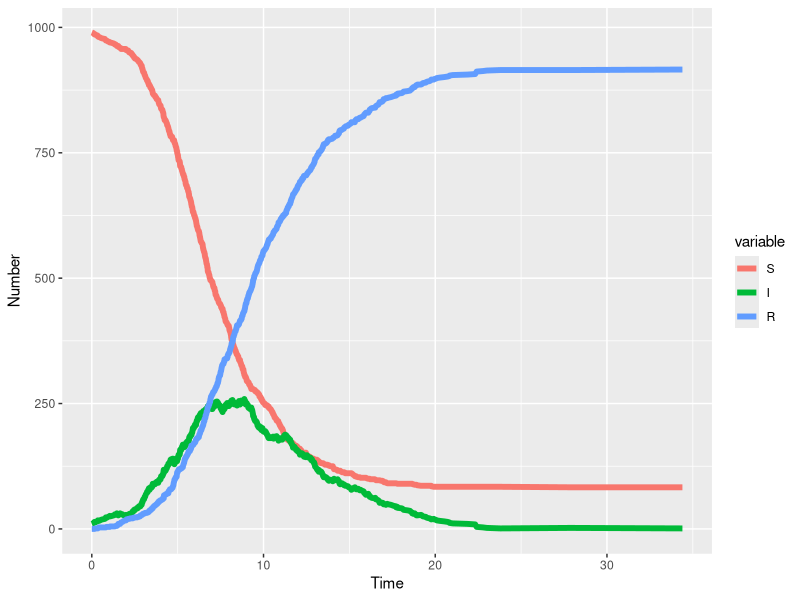
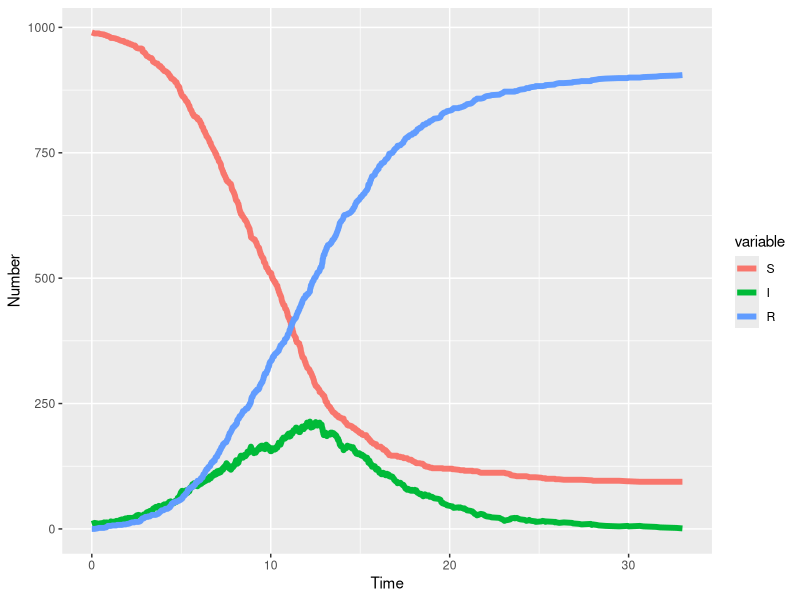

R code for these plots, in order:
## ---- chunk 1
rm(list = ls())
library(knitr)
oldSource <- knit_hooks$get("source")
knit_hooks$set(source = function(x, options) {
  x <- oldSource(x, options)
  x <- ifelse(!is.null(options$ref), paste0("\\label{", options$ref, "}", x), x)
  ifelse(!is.null(options$codecap), paste0("\\captionof{chunk}{", options$codecap,"}", x), x)
})

knitr::opts_chunk$set(cache = FALSE, fig.width = 7, fig.height = 4, 
                      out.extra = '', out.width = "0.6\\textwidth",
                      fig.align='center', fig.pos = "h")

# You might need to install the package rticles for the formatting to work.
# To build run
# rmarkdown::render('unit_testing.Rmd')
## ---- chunk 2
library(ggplot2)
library(testthat)
library(reshape2)
## ---- chunk 3

# set the seed so that our simulations are
#   reproducible.
set.seed(20200908)

# Define parameters
beta <- 0.001 # Tranmsission parameter
gamma <- 0.4 # Recovery parameter
N <- 1000 # Population size
S0 <- 990 # Starting number of susceptibles.
I0 <- 10 # Starting number of infected.
R0 <- N - S0 - I0 # Starting number of Recovered.
tf <- 2000  # Run until time reaches this value.

# Initialise the simulation.
time <- 0
S <- S0
I <- I0
R <- R0
ta <- numeric(0)
Sa <- numeric(0)
Ia <- numeric(0)
Ra <- numeric(0)

# Run the simulation until time reaches
#   tf.
while (time < tf) {
  
    ta <- c(ta, time)
    Sa <- c(Sa, S)
    Ia <- c(Ia, I)
    Ra <- c(Ra, R)
    
    # Infection rate.
    pf1 <- beta * S * I
    # Transmission rate
    pf2 <- gamma * I
    # Total rate of all events
    pf <- pf1 + pf2
    # Draw waiting time for this event.
    dt <- rexp(1, rate = pf)
    # Increment the current time.
    time <- time + dt
    
    # If we have reach time tf, finish the simulation
    if (time > tf) {
        break
    }
    
    # Select whether the event is a transmission
    #   or recovery event.
    if (runif(1) < (pf1 / pf)) {
        # Transmission event.
        S <- S - 1
        I <- I + 1
    } else {
        # Recovery event
        I <- I - 1
        R <- R + 1
    }
    
    # If the epidemic is extinct, end the simulation
    if (I == 0) {
        break
    }
}

results <- data.frame(time = ta, S = Sa, I = Ia, R = Ra)
## ---- chunk 4
sir_out_long <- melt(results, "time")
ggplot(sir_out_long, 
       aes(x = time, y = value, colour = variable, group = variable))+
  geom_line(lwd = 2) +
  xlab("Time") + ylab("Number")

## ---- chunk 5

initialiseSim <- function(S0, I0, R0){
  sim <- list(
    time = 0,
    S = S0,
    I = I0,
    R = R0,
    ta = numeric(0),
    Sa = numeric(0),
    Ia = numeric(0),
    Ra = numeric(0)
  )
  return(sim)
}

addNew <- function(sim){
  sim$ta <- c(sim$ta, sim$time)
  sim$Sa <- c(sim$Sa, sim$S)
  sim$Ia <- c(sim$Ia, sim$I)
  sim$Ra <- c(sim$Ra, sim$R)
  return(sim)
}

infection <- function(sim){
  sim$S <- sim$S - 1
  sim$I <- sim$I + 1
  return(sim)
}

recovery <- function(sim){
  sim$I <- sim$I - 1
  sim$R <- sim$R + 1
  return(sim)
}

nextEvent <- function(sim, pf1, pf){
  # Select whether the event is a transmission
  #   or recovery event.
  if (runif(1) < (pf1 / pf)) {
    # Transmission event.
    sim <- infection(sim)
  } else {
    # Recovery event
    sim <- recovery(sim)
  }
  return(sim)
}

calcRates <- function(sim, beta, gamma){
  rates <- list()
  # Infection rate.
  rates$pf1 <- beta * sim$S * sim$I
  # Transmission rate
  rates$pf2 <- gamma * sim$I
  # Total rate of all events
  rates$pf <- rates$pf1 + rates$pf2
  # Draw waiting time for this event.
  rates$dt <- rexp(1, rate = rates$pf)
  return(rates)
}



runSim <- function(sim, beta, gamma, tf){
  # Run the simulation until time reaches
  #   tf.
  while (sim$time < tf) {
      
      sim <- addNew(sim)
      
      rates <- calcRates(sim, beta, gamma)

      # Increment the current time.
      sim$time <- sim$time + rates$dt
      
      # If we have reached time tf, finish the simulation
      if (sim$time > tf) {
          break
      }
      
      # Do the next event.
      sim <- nextEvent(sim, rates$pf1, rates$pf)   
      
      # If the epidemic is extinct, end the simulation
      if (sim$I == 0) {
          break
      }
  }
  results <- data.frame(time = sim$ta, S = sim$Sa, I = sim$Ia, R = sim$Ra)
  return(results)
}
  
## ---- chunk 6
sim <- initialiseSim(S0, I0, R0)

simulation <- runSim(sim, beta, gamma, tf)

sir_out_long <- melt(simulation, "time")
ggplot(sir_out_long, 
       aes(x = time, y = value, colour = variable, group = variable))+
  geom_line(lwd = 2) +
  xlab("Time") + ylab("Number")

## ---- chunk 7

sim1 <- initialiseSim(1, 0, 0)
sim2 <- infection(sim1)

# Check that the classes are change by the right amount.
expect_equal(sim2$S, 0)
expect_equal(sim2$I, 1)
expect_equal(sim2$R, 0)

# Check that some other elements of the object are unchanged.
expect_equal(sim2$time, sim1$time)

## ---- chunk 8

sim1 <- initialiseSim(S0 = 1, I0 = 1, R0 = 0)
r1 <- calcRates(sim = sim1, beta = 1, gamma = 1)

expect_equal(r1$pf1, 1)
expect_equal(r1$pf2, 1)
## ---- chunk 9

sim1 <- initialiseSim(S0 = 1, I0 = 1, R0 = 0)

# Set beta = 2
r2 <- calcRates(sim = sim1, beta = 2, gamma = 1)

expect_equal(r2$pf1, 2)
expect_equal(r2$pf2, 1)


# Set gamma = 2
r3 <- calcRates(sim = sim1, beta = 1, gamma = 2)

expect_equal(r3$pf1, 1)
expect_equal(r3$pf2, 2)


# Set I0 = 2
sim2 <- initialiseSim(S0 = 1, I0 = 2, R0 = 0)

r4 <- calcRates(sim = sim2, beta = 1, gamma = 1)

expect_equal(r4$pf1, 2)
expect_equal(r4$pf2, 2)
## ---- chunk 10

sim1 <- initialiseSim(10, 5, 0)
sim2 <- addNew(sim1)

# Check that the vectors get 1 longer.
expect_equal(length(sim2$ta), length(sim1$ta) + 1)
expect_equal(length(sim2$Sa), length(sim1$Sa) + 1)

# Check that some other elements of the object are unchanged.
expect_equal(length(sim2$S), length(sim1$S))
expect_equal(length(sim2$time), length(sim1$time))

## ---- chunk 11

set.seed(13131)
sim <- initialiseSim(S0 = 900, I0 = 100, R0 = 0)

tf <- 20
simulation <- runSim(sim = sim, beta = 0.1, gamma = 0.04, tf = tf)

# Check the shape of the output
expect_true(inherits(simulation, 'data.frame'))
expect_equal(ncol(simulation), 4)

# Test for NAs
expect_true(all(!is.na(simulation)))

# Check that all but 1 time point is less than tf.
expect_true(all(simulation$time < tf))

# Check that S, I and R are positive integers.
#   R is not very strict about integers vs doubles.
#   So we instead just check that all the values are
#   very close to whole numbers.
expect_true(all(simulation[, -1] >= 0))
expect_true(all((simulation[, -1] - round(simulation[, -1])) < 1e-10))

## ---- chunk 12
nextEvent <- function(sim, pf1, pf){
  # Select whether the event is a transmission
  #   or recovery event.
  if (runif(1) < (pf1 / pf)) {
    # Transmission event.
    sim <- infection(sim)
  } else {
    # Recovery event
    sim <- recovery(sim)
  }
  return(sim)
}

## ---- chunk 13

chooseEvent <- function(pf1, pf){
  runif(1) < (pf1 / pf)
}

nextEvent <- function(sim, infection){
  # Select whether the event is a transmission
  #   or recovery event.
  if (infection) {
    # Transmission event.
    sim <- infection(sim)
  } else {
    # Recovery event
    sim <- recovery(sim)
  }
  return(sim)
}

# Initialise test sim
sim1 <- initialiseSim(S0 = 1, I0 = 1, R0 = 0)

# Infection event, expect 1 fewer S and 1 more I.
sim2 <- nextEvent(sim1, TRUE)
expect_equal(sim2$S, 0)
expect_equal(sim2$I, 2)

# Recovery event, expect 1 fewer I and 1 more R.
sim3 <- nextEvent(sim1, FALSE)

expect_equal(sim3$I, 0)
expect_equal(sim3$R, 1)
## ---- chunk 14
runSim <- function(sim, beta, gamma, tf){
  # Run the simulation until time reaches
  #   tf.
  while (sim$time < tf) {
      
      sim <- addNew(sim)
      
      rates <- calcRates(sim, beta, gamma)

      # Increment the current time.
      sim$time <- sim$time + rates$dt
      
      # If we have reached time tf, finish the simulation
      if (sim$time > tf) {
          break
      }
      
      # Do the next event.
      event <- chooseEvent(rates$pf1, rates$pf)
      sim <- nextEvent(sim, event)   
      
      # If the epidemic is extinct, end the simulation
      if (sim$I == 0) {
          break
      }
  }
  results <- data.frame(time = sim$ta, S = sim$Sa, I = sim$Ia, R = sim$Ra)
  return(results)
}
## ---- chunk 15
expect_equal(chooseEvent(0, 1), FALSE)
expect_equal(chooseEvent(0, 5), FALSE)
expect_equal(chooseEvent(1, 1), TRUE)
expect_equal(chooseEvent(5, 5), TRUE)
## ---- chunk 16
out1 <- replicate(300, chooseEvent(1, 1))
out2 <- replicate(300, chooseEvent(0, 1))
out3 <- replicate(300, chooseEvent(1, 2))

expect_true(all(out1 %in% c(TRUE, FALSE)))
expect_true(all(out2 %in% c(TRUE, FALSE)))
expect_true(all(out3 %in% c(TRUE, FALSE)))

## ---- chunk 17
set.seed(10261985)
out3 <- replicate(5000, chooseEvent(1, 2))

# Check that both TRUE and FALSE are returned
#   and simultaneously check that ONLY TRUE or FALSE
#   is returned.
expect_true(setequal(out3, c(TRUE, FALSE)))

## ---- chunk 18
set.seed(11121955)
sim <- initialiseSim(100, 4, 0)

out <-  replicate(100, runSim(sim, 0.1, 0.04, 30), simplify = FALSE)

# Does S ever increase?
#   This returns TRUE if every element of the S vector is
#   the same size or smaller than the previous element.
decreasing <- sapply(out, function(x) all(diff(x$S) <= 0))
expect_true(all(decreasing))

## ---- chunk 19

sim <- initialiseSim(100, 4, 0)
expect_error(calcRates(sim, beta = 'beta', 0.04))

## ---- chunk 20

calcRates <- function(sim, beta, gamma){
  stopifnot(beta >= 0)
  stopifnot(gamma >= 0)
  rates <- list()
  # Infection rate.
  rates$pf1 <- beta * sim$S * sim$I
  # Transmission rate
  rates$pf2 <- gamma * sim$I
  # Total rate of all events
  rates$pf <- rates$pf1 + rates$pf2
  # Draw waiting time for this event.
  rates$dt <- rexp(1, rate = rates$pf)
  return(rates)
}

sim <- initialiseSim(100, 4, 0)
expect_error(calcRates(sim, beta = -1, 0.04))

## ---- chunk 21

calcRates <- function(sim, beta, gamma){
  stopifnot(beta >= 0)
  stopifnot(gamma > 0)
  rates <- list()
  # Infection rate.
  rates$pf1 <- beta * sim$S * sim$I
  # Transmission rate
  rates$pf2 <- gamma * sim$I
  # Total rate of all events
  rates$pf <- rates$pf1 + rates$pf2
  # Draw waiting time for this event.
  rates$dt <- rexp(1, rate = rates$pf)
  return(rates)
}

sim <- initialiseSim(100, 4, 0)


expect_error(runSim(sim, beta = 1, gamma = 0, 10), 
             'gamma > 0 is not TRUE')
